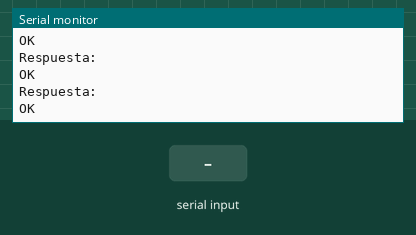
This sketch was run on a simulated Arduino Uno, built with avr-gcc and run on an emulated ATmega328P. Shown: the last lines printed to the serial monitor. The test bench sets the inputs (shaded band). The modem accepts every AT command (registered, SIM ready, sends succeed) and sends nothing else.

Above: at 2.2 s.
2.3 s: ">" received over the second serial link
4.0 s: "ERROR" received over the second serial link
At 5.4 s:
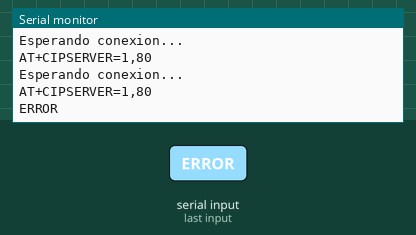
6.0 s: "GET" received over the second serial link
At 10.1 s:
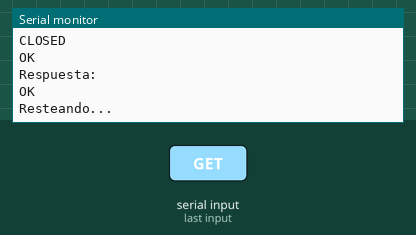

Measured:
- after the input at 4.0 s, the serial monitor: prints a new line after 0.60 s (image 1)
- after the input at 6.0 s, the serial monitor: prints a new line after 1.3 s (image 2)

The sketch:

ESP8266_config.ino
```cpp
#include <SoftwareSerial.h>
#define BT_RX  10
#define BT_TX  11
// 192.168.129.22

SoftwareSerial esp8266(BT_RX, BT_TX); // RX, TX
String comand = "AT";
String dynamicValue = "DESDE ARDUINO";
String responseESP = "";
int index = 0;

String ordenes[]=
  {
     "AT",
     "AT+CWJAP?",
     "AT+CIPMUX=1",
     "AT+CIPSERVER=1,80",
     "AT+CIPSEND=0,30",
     "AT+CIPCLOSE=0",
     "AT+CIPSERVER=0",
     "AT+RST",
  };

void setup() {
  // Inicia la comunicación serial con el baud rate adecuado
  Serial.begin(9600);
  esp8266.begin(9600);

  esp8266.println(ordenes[index]);
  delay(1000);
}

void loop() {
  responseESP = responseESP8266();
  if(checkResponse(responseESP)) {
     // Enviar el dato al monitor serial
    Serial.println("Respuesta: ");
    Serial.println(responseESP);

    // Conexion del servidor
    if (ordenes[index].equals("AT+CIPSERVER=1,80")) {
      int esperar = 0;
      responseESP = "";
      while (true) {
        Serial.println("Esperando conexion...");
        Serial.println(ordenes[index]);

        responseESP = responseESP8266();
        if (checkConecction(responseESP)) {
           index++;
           // Actualizamos el valor dinámico (esto es solo un ejemplo, actualiza según tu lógica)
           dynamicValue = String(millis()); // Usar el tiempo transcurrido desde que empezó el Arduino como valor dinámico

           // Construimos el contenido HTML dinámico
           String htmlContent = buildHtmlContent(dynamicValue);
           String commandSend = "AT+CIPSEND=0," + String(htmlContent.length());
           esp8266.println(commandSend);
           //esp8266.println(ordenes[index]);
           delay(500);

           // verficamos si se puede enviar mensaje
           if (responseESP8266().indexOf(">") != -1) {

            // enviamos mensaje
            esp8266.print(htmlContent);
            Serial.println("Mensaje Enviado");
            break;
           } else {
            Serial.println("Mensaje no enviado");
            index -= 2;
            break;
           }
        }

        if (esperar == 30) {
          Serial.println("SALIENDO...");
          index=-1;
          break;
        }
        Serial.println(responseESP);
        delay(1000);
        esperar++;
      }
    }
  } else {
    Serial.println("ERROR EN AT");
    index = -1;
  }
  index++;
  esp8266.println(ordenes[index]);
  delay(500);
  responseESP = "";

  if(checkNotIsRST(index)){
    index = -1;
    responseESP = "";
    Serial.println("Resteando...");
    delay(5000);
  }
}

String responseESP8266() {
  String response = "";

  if (esp8266.available()) {
    while (esp8266.available()) {
      char c = esp8266.read();
      response += c;
    }
  }
  return response;
}


bool checkResponse(String response) {
  // Verificar si la respuesta contiene "ERROR"
    if (response.indexOf("ERROR") != -1) {
      return false;
    }
    return true;
}

bool checkConecction(String response) {
  // Verificar si la respuesta contiene "GET"
    if (response.indexOf("GET") != -1) {
      return true;
    }
    return false;
}

bool checkNotIsRST(int i) {
  if(ordenes[i].indexOf("AT+RST") != -1) {
    return true;
  }
  return false;
}

String buildHtmlContent(String dynamicValue) {
  String html =
    "HTTP/1.1 200 OK\r\n"
    "Content-Type: text/html\r\n"
    "Connection: close\r\n"
    "\r\n"
    "<!DOCTYPE html>"
    "<html><head><title>ESP8266 Web Server</title></head>"
    "<body><h1>Parcial 2, Robotica II</h1>"
    "<p>Distancia: " + dynamicValue + "</p>"
    "</body></html>";
  return html;
}
```
